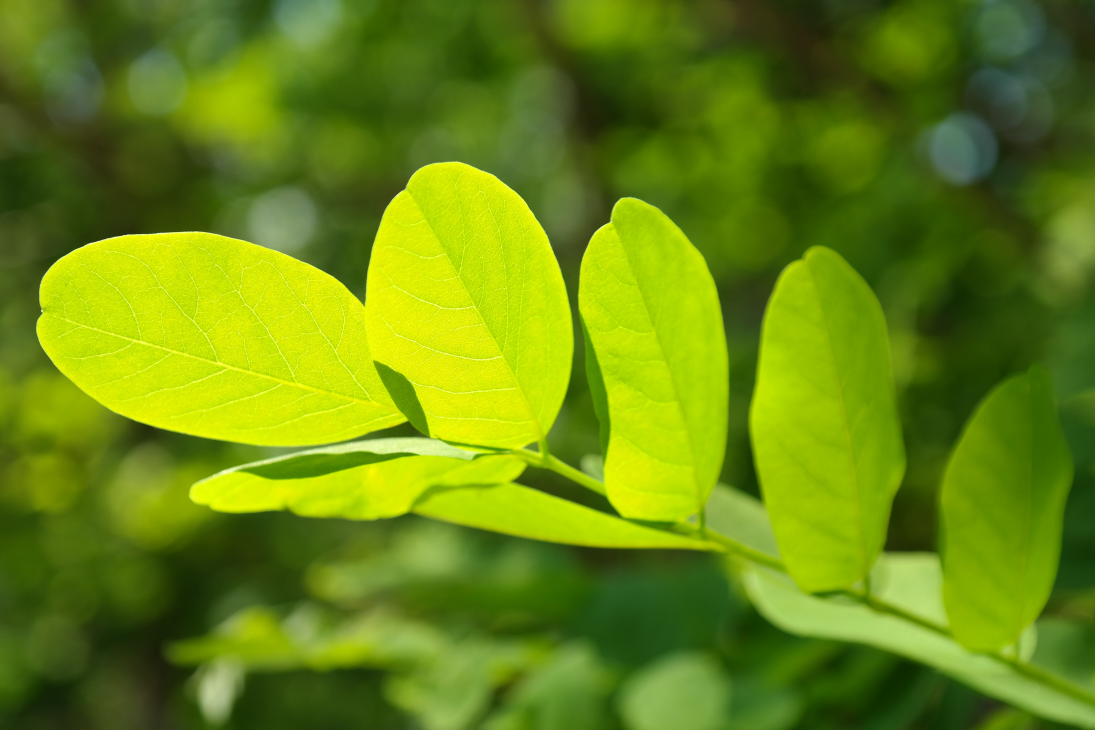
#> input picture com/fcant/opencv/basis/leaf-141494.jpg, 5472 x 3648 px (shown at 1/5 size)
$ python ImageOperation.py
#> lines starting #> are read from the running program, lines starting #| are printed output that depends on the picture
"""
@author:Fcant
@description：图片的缩放、裁剪、补边操作
@date: 2019-02-13/0013 下午 12:03
"""

import numpy as np
import cv2
import matplotlib.pyplot as plt
from mpl_toolkits.mplot3d import Axes3D


# 图像显示的函数，用于在处理前后作对比
def image_show(image_name, file_name):
    cv2.namedWindow(image_name, cv2.WINDOW_AUTOSIZE)
    cv2.imshow(image_name, file_name)
    cv2.waitKey(0)
    cv2.destroyAllWindows()


# 读取一张图片
img = cv2.imread('leaf-141494.jpg')
#> img is the input picture: shape (3648, 5472, 3); mean B, G, R 16.8, 135.3, 104.3
# image_show("first image", img)

# 缩放成200*200的方形图像
img_300_200 = cv2.resize(img, (300, 200))
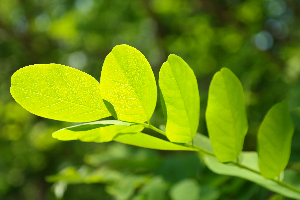
#> img_300_200: shape (200, 300, 3); mean B, G, R 16.7, 135.2, 104.2
# image_show("300_200_img", img_300_200)
# 不直接指定缩放后的大小，通过fx和fy指定缩放比例，0.5则长宽为原来的一半
# 等效于img_200_300 = cv2.resize(img, (300, 200),注意指定大小的格式是（宽度，高度）
# 插值方法默认是cv2.INTER_LINEAR，这里指定为最临近插值

img_200_300 = cv2.resize(img, (0, 0), fx=0.5, fy=0.5, interpolation=cv2.INTER_NEAREST)
# image_show("200_300_img", img_200_300)

# 在上张图片的基础上，上下各贴50像素的黑边，生成300*300的图像
img_300_300 = cv2.copyMakeBorder(img, 50, 50, 0, 0, cv2.BORDER_CONSTANT, value=(0, 0, 0))
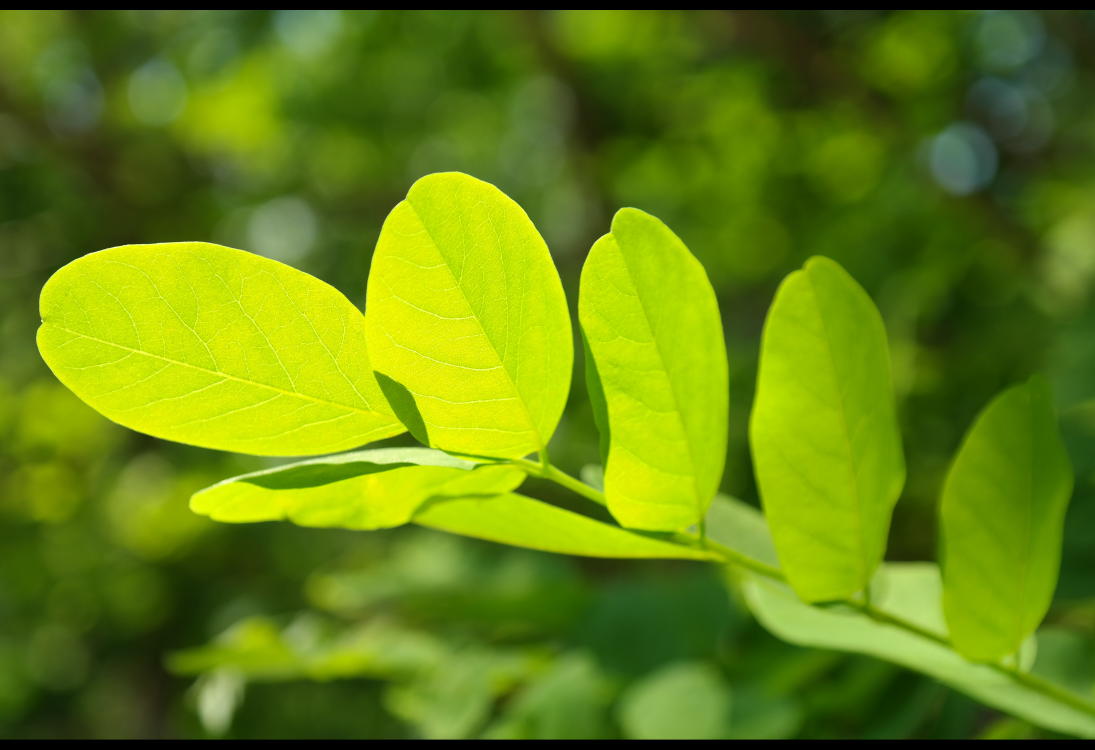
#> img_300_300: shape (3748, 5472, 3) (shown at 1/5 size); mean B, G, R 16.3, 131.7, 101.6
# image_show("300_300_img", img_300_300)

# 对照片中进行部分裁剪
patch_tree = img[20:150, -180:-50]
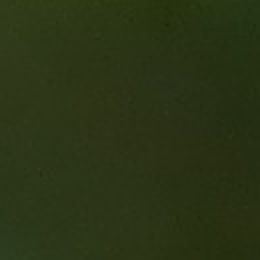
#> patch_tree: shape (130, 130, 3) (shown 2 times larger); mean B, G, R 21.6, 51.6, 42.4
# [6 lines of commented-out code are left out]

"""
@author:Fcant
@description：色调、明暗、直方图、Gamma曲线
@date: 2019-02-13/0013 下午 12:41
"""

# 通过cv2.cvtColor把图像从BGR转换到HSV
img_hsv = cv2.cvtColor(img, cv2.COLOR_BGR2HSV)
#> img_hsv: shape (3648, 5472, 3); mean H, S, V 39.9, 218.2, 135.4
# H空间中，绿色比黄色值高一点，所以给每个像素+15,黄色的树叶就会变绿
turn_green_hsv = img_hsv.copy()
turn_green_hsv[:, :, 0] = (turn_green_hsv[:, :, 0] + 15) % 180
#> turn_green_hsv: shape (3648, 5472, 3); mean H, S, V 54.9, 218.2, 135.4
turn_green_img = cv2.cvtColor(turn_green_hsv, cv2.COLOR_HSV2BGR)
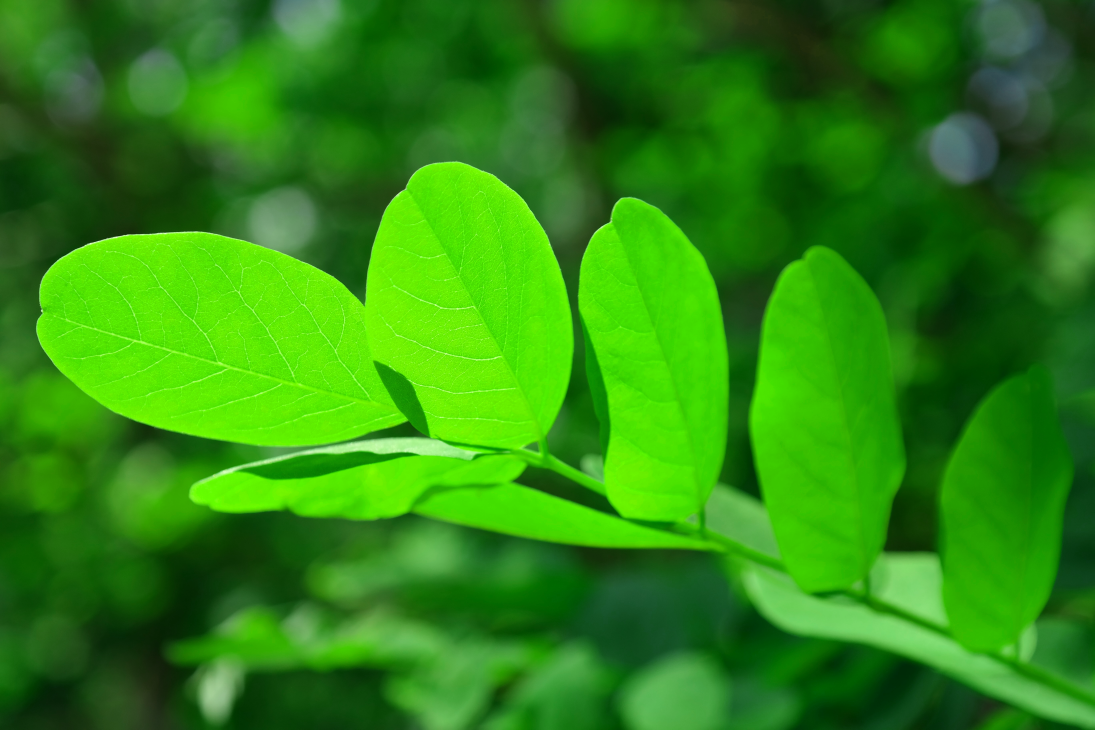
#> turn_green_img: shape (3648, 5472, 3) (shown at 1/5 size); mean B, G, R 17.2, 135.3, 45.3
# image_show("turn_green_img", turn_green_img)
# cv2.imwrite("turn_green.jpg", turn_green_img)

# 减少饱和度会让图像损失鲜艳变得更灰
colorless_hsv = img_hsv.copy()
colorless_hsv[:, :, 1] = 0.5 * colorless_hsv[:, :, 1]
#> colorless_hsv: shape (3648, 5472, 3); mean H, S, V 39.9, 108.8, 135.4
colorless_img = cv2.cvtColor(colorless_hsv, cv2.COLOR_HSV2BGR)
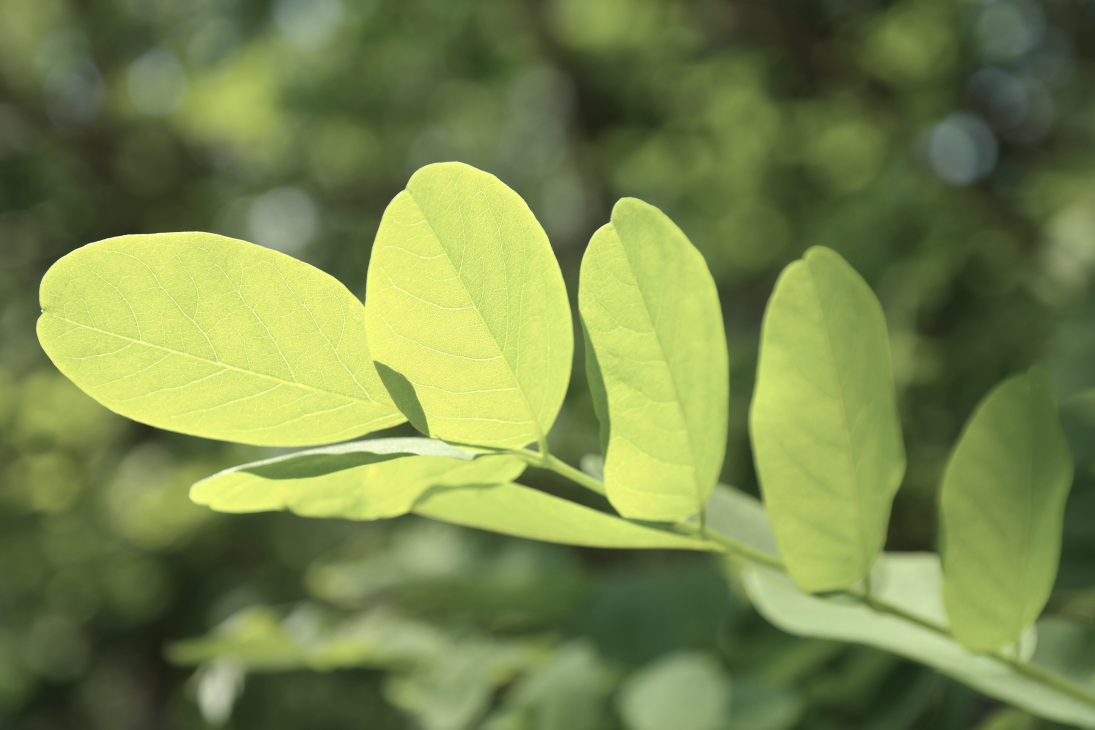
#> colorless_img: shape (3648, 5472, 3) (shown at 1/5 size); mean B, G, R 75.7, 135.3, 119.4
# image_show("colorless_img", colorless_img)
# cv2.imwrite("colorless.jpg", colorless_img)

# 减少明度为原来的一半
darker_hsv = img_hsv.copy()
darker_hsv[:, :, 2] = 0.5 * darker_hsv[:, :, 2]
#> darker_hsv: shape (3648, 5472, 3); mean H, S, V 39.9, 218.2, 67.4
darker_img = cv2.cvtColor(darker_hsv, cv2.COLOR_HSV2BGR)
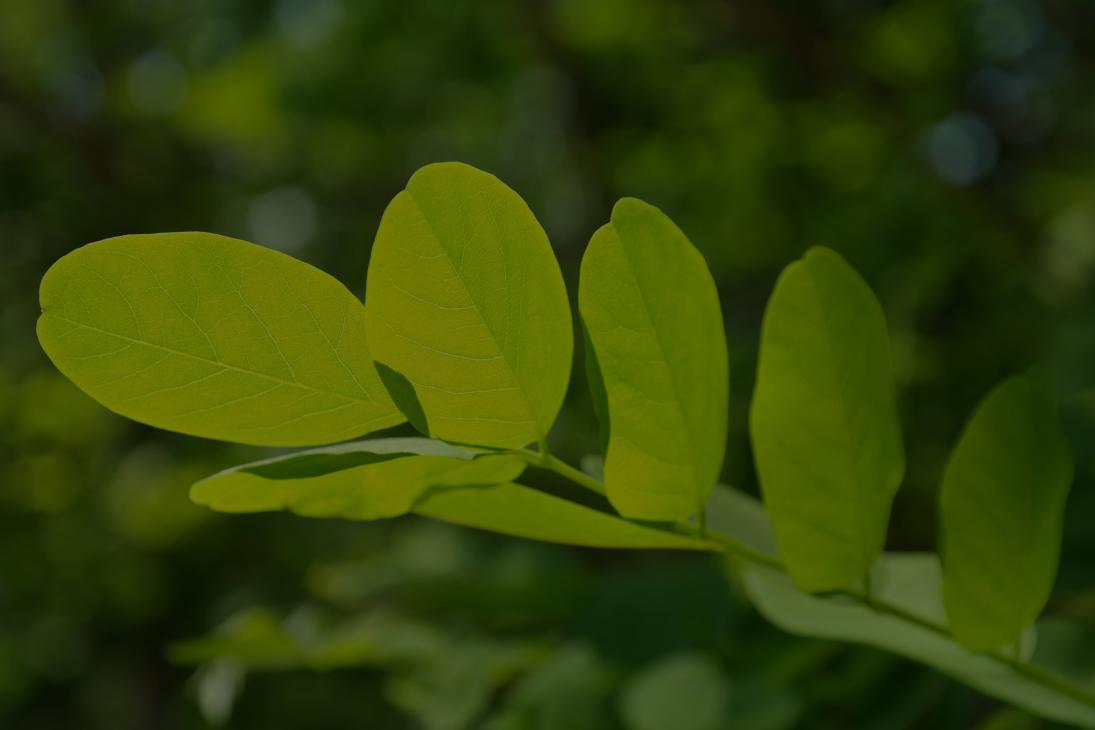
#> darker_img: shape (3648, 5472, 3) (shown at 1/5 size); mean B, G, R 7.9, 67.4, 51.5
# image_show("darker_img", darker_img)
# cv2.imwrite("darker.img", darker_img)

"""
@author:Fcant
@description：计算直方图和Gamma变换
@date: 2019-02-13/0013 下午 13:05
"""

# 分通道计算每个通道的直方图
hist_b = cv2.calcHist([img], [0], None, [256], [0, 256])
#> hist_b = 256 values, max 4912578 at index 0, min 0 at index 218, mean 77976
hist_g = cv2.calcHist([img], [1], None, [256], [0, 256])
#> hist_g = 256 values, max 179520 at index 80, min 0 at index 0, mean 77976
hist_r = cv2.calcHist([img], [2], None, [256], [0, 256])
#> hist_r = 256 values, max 232410 at index 50, min 0 at index 0, mean 77976


# 定义Gamma矫正函数
def gamma_trans(img, gamma):
    # 具体做法是先归一划到1，然后Gamma作为指数值求出新的像素值再还原
#> called with gamma = 0.5
    gamma_table = [np.power(x / 255.0, gamma) * 255.0 for x in range(256)]
    gamma_table = np.round(np.array(gamma_table)).astype(np.uint8)
    # 实现映射用的是OpenCV查表函数
    return cv2.LUT(img, gamma_table)
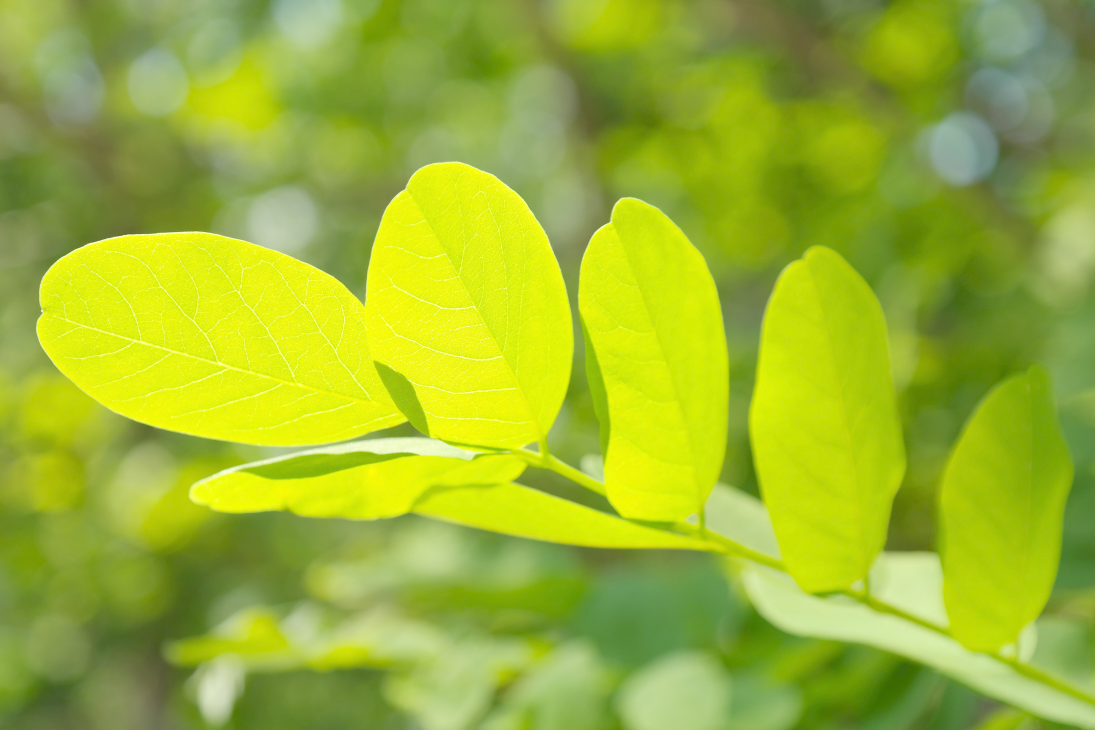
#> returned value: shape (3648, 5472, 3) (shown at 1/5 size); mean of channels 0, 1, 2 48.7, 180.9, 156.3; drawn as B, G, R


# 执行Gamma矫正，小于1的值让暗部细节大量提升，同时亮部细节少量提升
img_corrected = gamma_trans(img, 0.5)
# image_show("gamma_corrected", img_corrected)
# cv2.imwrite("gamma_corrected.jpg", img_corrected)

# 分通道计算Gamma矫正后的直方图
hist_b_corrected = cv2.calcHist([img_corrected], [0], None, [256], [0, 256])
#> hist_b_corrected = 256 values, max 4912578 at index 0, min 0 at index 1, mean 77976
hist_g_corrected = cv2.calcHist([img_corrected], [1], None, [256], [0, 256])
#> hist_g_corrected = 256 values, max 342877 at index 160, min 0 at index 0, mean 77976
hist_r_corrected = cv2.calcHist([img_corrected], [2], None, [256], [0, 256])
#> hist_r_corrected = 256 values, max 340335 at index 135, min 0 at index 0, mean 77976

# 将直方图进行可视化
fig = plt.figure()
pix_hists = [
    [hist_b, hist_g, hist_r],
    [hist_b_corrected, hist_g_corrected, hist_r_corrected]
]
pix_vals = range(256)
for sub_plt, pix_hist in zip([121, 122], pix_hists):
    ax = fig.add_subplot(sub_plt, projection='3d')
    for c, z, channel_hist in zip(['b', 'g', 'r'], [20, 10, 0], pix_hist):
        cs = [c] * 256
#> (the run stopped early here; a loop or call above may not have finished)

$ run again, with com/fcant/opencv/basis/girl.jpg copied over com/fcant/opencv/basis/leaf-141494.jpg
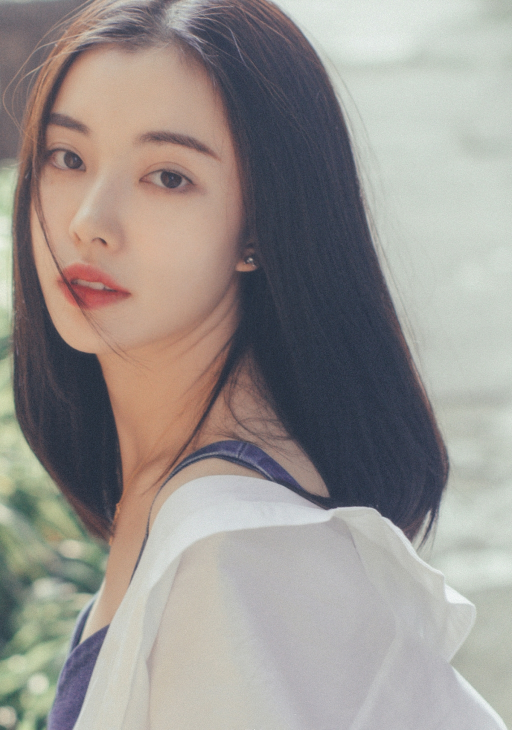
#> input picture com/fcant/opencv/basis/girl.jpg, 1024 x 1460 px (shown at 1/2 size)
#> img is the input picture: shape (1460, 1024, 3); mean B, G, R 143.1, 147.1, 152.5
#> img_hsv: shape (1460, 1024, 3); mean H, S, V 67.9, 40.6, 159.7
#> turn_green_hsv: shape (1460, 1024, 3); mean H, S, V 76, 40.6, 159.7
#> colorless_hsv: shape (1460, 1024, 3); mean H, S, V 67.9, 20, 159.7
#> darker_hsv: shape (1460, 1024, 3); mean H, S, V 67.9, 40.6, 79.6
#> `darker_img = cv2.cvtColor(darker_hsv, cv2.COLOR_HSV2BGR)`:
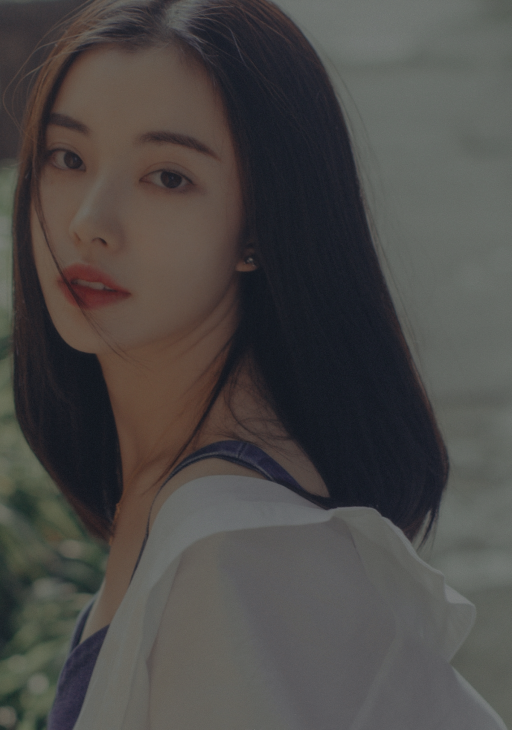
#> darker_img: shape (1460, 1024, 3) (shown at 1/2 size); mean B, G, R 71, 73, 75.7
#> hist_b = 256 values, max 21435 at index 185, min 0 at index 0, mean 5840
#> hist_g = 256 values, max 17191 at index 182, min 0 at index 0, mean 5840
#> hist_r = 256 values, max 30684 at index 201, min 0 at index 0, mean 5840
#> in gamma_trans, `return cv2.LUT(img, gamma_table)`:
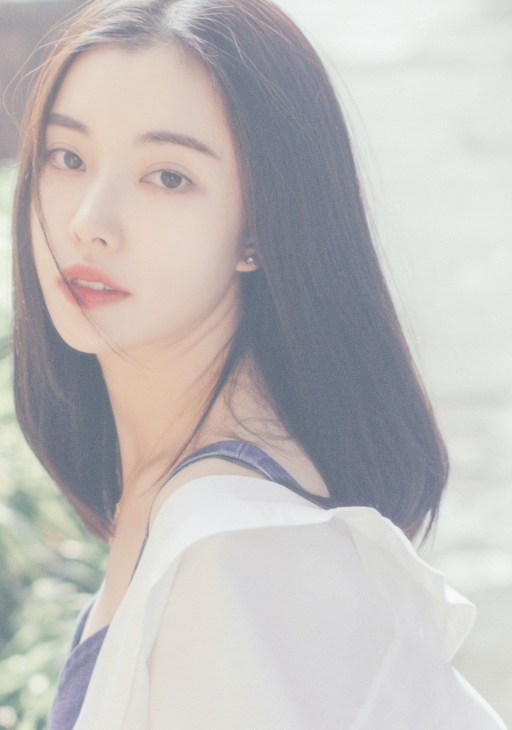
#> returned value: shape (1460, 1024, 3) (shown at 1/2 size); mean of channels 0, 1, 2 187.8, 189.3, 192.4; drawn as B, G, R
#> hist_b_corrected = 256 values, max 42836 at index 217, min 0 at index 0, mean 5840
#> hist_g_corrected = 256 values, max 34013 at index 215, min 0 at index 0, mean 5840
#> hist_r_corrected = 256 values, max 60796 at index 226, min 0 at index 0, mean 5840
